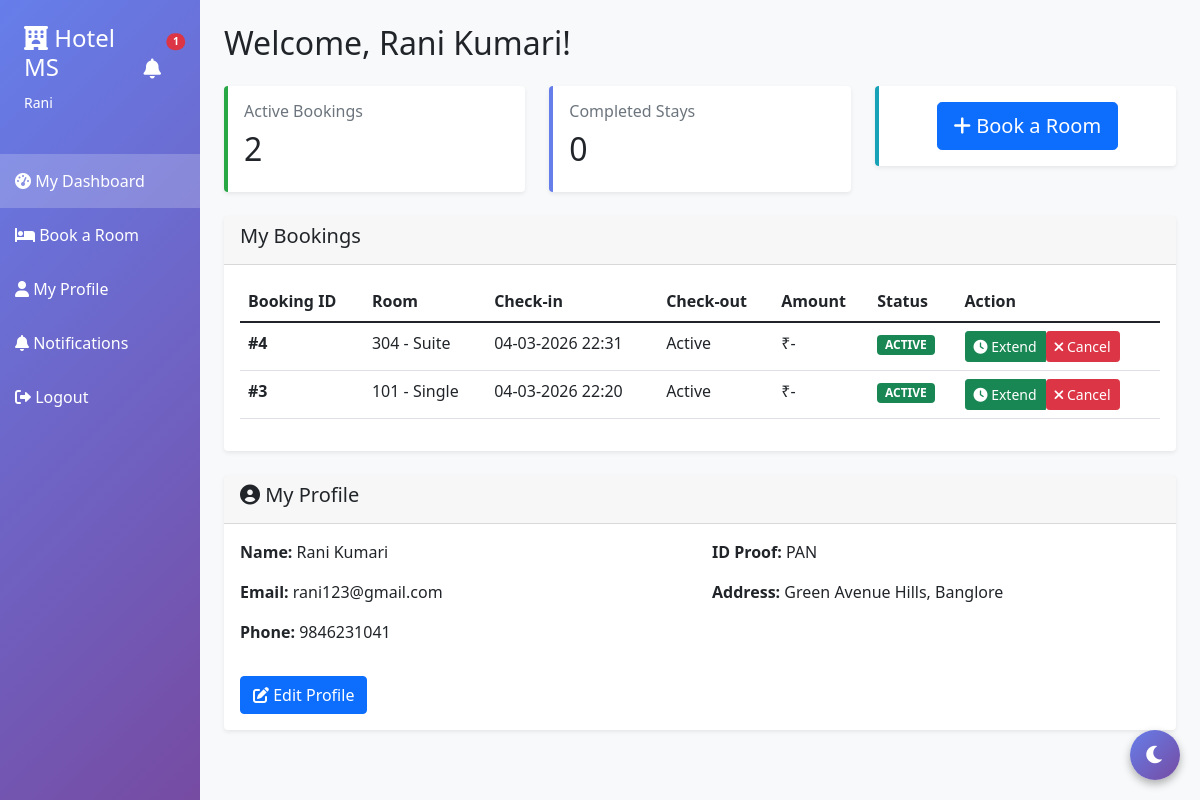
The page /guest/dashboard (signed in) on the database its author committed.
### server.py (models this page shows)
class User(UserMixin, db.Model):
    id = db.Column(db.Integer, primary_key=True)
    username = db.Column(db.String(80), unique=True, nullable=False)
    password = db.Column(db.String(200), nullable=False)
    role = db.Column(db.String(20), default='staff')
    guest_id = db.Column(db.Integer, db.ForeignKey('guest.id'), nullable=True)

class Guest(db.Model):
    id = db.Column(db.Integer, primary_key=True)
    name = db.Column(db.String(100), nullable=False)
    email = db.Column(db.String(100))
    phone = db.Column(db.String(20), nullable=False)
    id_proof = db.Column(db.String(50))
    address = db.Column(db.Text)
    loyalty_points = db.Column(db.Integer, default=0)
    loyalty_tier = db.Column(db.String(20), default='Bronze')  # Bronze, Silver, Gold, Platinum
    bookings = db.relationship('Booking', backref='guest', lazy=True)
    user = db.relationship('User', backref='guest_account', uselist=False)

class Booking(db.Model):
    id = db.Column(db.Integer, primary_key=True)
    guest_id = db.Column(db.Integer, db.ForeignKey('guest.id'), nullable=False)
    room_id = db.Column(db.Integer, db.ForeignKey('room.id'), nullable=False)
    check_in = db.Column(db.DateTime, nullable=False)
    check_out = db.Column(db.DateTime)
    expected_checkout = db.Column(db.DateTime)
    total_amount = db.Column(db.Float, default=0)
    advance_payment = db.Column(db.Float, default=0)
    status = db.Column(db.String(20), default='active')
    created_at = db.Column(db.DateTime, default=datetime.utcnow)

class Room(db.Model):
    id = db.Column(db.Integer, primary_key=True)
    room_number = db.Column(db.String(10), unique=True, nullable=False)
    room_type = db.Column(db.String(50), nullable=False)
    price = db.Column(db.Float, nullable=False)
    status = db.Column(db.String(20), default='available')
    description = db.Column(db.Text)
    image_url = db.Column(db.String(500), default='https://images.unsplash.com/photo-1611892440504-42a792e24d32?w=500')
    amenities = db.Column(db.String(500))  # Comma-separated: "WiFi,AC,TV"
    capacity = db.Column(db.Integer, default=2)
    bookings = db.relationship('Booking', backref='room', lazy=True)
    reviews = db.relationship('Review', backref='room', lazy=True)

### server.py (the view)
@app.route('/guest/dashboard')
@login_required
def guest_dashboard():
    if current_user.role != 'guest':
        return redirect(url_for('dashboard'))
    guest = Guest.query.get(current_user.guest_id)
    my_bookings = Booking.query.filter_by(guest_id=guest.id).order_by(Booking.created_at.desc()).all()
    active_bookings = Booking.query.filter_by(guest_id=guest.id, status='active').count()
    completed_bookings = Booking.query.filter_by(guest_id=guest.id, status='completed').count()
    return render_template('guest_dashboard.html',
                         guest=guest,
                         bookings=my_bookings,
                         active_bookings=active_bookings,
                         completed_bookings=completed_bookings)

### server.py (called while the page is built)
@login_manager.user_loader
def load_user(user_id):
    return User.query.get(int(user_id))

### templates/guest_dashboard.html (shortened to what this page needs)
{% extends "base.html" %}
{% block content %}
<h2 class="mb-4">Welcome, {{ guest.name }}!</h2>
<div class="row mb-4">
    <div class="col-md-4">
        <div class="card stat-card success">
            <div class="card-body">
                <h6 class="text-muted">Active Bookings</h6>
                <h2>{{ active_bookings }}</h2>
            </div>
        </div>
    </div>
    <div class="col-md-4">
        <div class="card stat-card primary">
            <div class="card-body">
                <h6 class="text-muted">Completed Stays</h6>
                <h2>{{ completed_bookings }}</h2>
            </div>
        </div>
    </div>
    <div class="col-md-4">
        <div class="card stat-card info">
            <div class="card-body text-center">
                <a href="{{ url_for('guest_book_room') }}" class="btn btn-primary btn-lg">
                    <i class="fas fa-plus"></i> Book a Room
                </a>
            </div>
        </div>
    </div>
</div>
<div class="card mb-4">
    <div class="card-header">
        <h5>My Bookings</h5>
    </div>
    <div class="card-body">
        {% if bookings %}
        <table class="table table-hover">
            <thead>
                <tr>
                    <th>Booking ID</th>
                    <th>Room</th>
                    <th>Check-in</th>
                    <th>Check-out</th>
                    <th>Amount</th>
                    <th>Status</th>
                    <th>Action</th>
                </tr>
            </thead>
            <tbody>
                {% for booking in bookings %}
                <tr>
                    <td><strong>#{{ booking.id }}</strong></td>
                    <td>{{ booking.room.room_number }} - {{ booking.room.room_type }}</td>
                    <td>{{ booking.check_in.strftime('%d-%m-%Y %H:%M') }}</td>
                    <td>{{ booking.check_out.strftime('%d-%m-%Y %H:%M') if booking.check_out else 'Active' }}</td>
                    <td>₹{{ booking.total_amount if booking.total_amount else '-' }}</td>
                    <td>
                        <span class="badge bg-{{ 'success' if booking.status == 'active' else 'secondary' if booking.status == 'completed' else 'danger' }}">
                            {{ booking.status.upper() }}
                        </span>
                    </td>
                    <td>
                        {% if booking.status == 'completed' %}
                        <a href="{{ url_for('guest_invoice', booking_id=booking.id) }}"
                           class="btn btn-sm btn-info" target="_blank">
                            <i class="fas fa-file-pdf"></i> Download Invoice
                        </a>
                        {% elif booking.status == 'active' %}
                        <div class="btn-group" role="group">
                            <button class="btn btn-sm btn-success" data-bs-toggle="modal"
                                    data-bs-target="#extendModal{{ booking.id }}">
                                <i class="fas fa-clock"></i> Extend
                            </button>
                            <form method="POST" action="{{ url_for('cancel_booking', booking_id=booking.id) }}"
                                  style="display:inline;" onsubmit="return confirm('Cancel this booking?')">
                                <button type="submit" class="btn btn-sm btn-danger">
                                    <i class="fas fa-times"></i> Cancel
                                </button>
                            </form>
                        </div>
                        {% else %}
                        <span class="text-muted">{{ booking.status.title() }}</span>
                        {% endif %}
                    </td>
                </tr>
                {% endfor %}
            </tbody>
        </table>
        {% else %}
        <div class="text-center py-5">
            <i class="fas fa-bed fa-3x text-muted mb-3 d-block"></i>
            <p class="text-muted">You have no bookings yet.</p>
            <a href="{{ url_for('guest_book_room') }}" class="btn btn-primary">Book Your First Room</a>
        </div>
        {% endif %}
    </div>
</div>
<div class="card">
    <div class="card-header">
        <h5><i class="fas fa-user-circle"></i> My Profile</h5>
    </div>
    <div class="card-body">
        <div class="row">
            <div class="col-md-6">
                <p><strong>Name:</strong> {{ guest.name }}</p>
                <p><strong>Email:</strong> {{ guest.email or 'Not provided' }}</p>
                <p><strong>Phone:</strong> {{ guest.phone }}</p>
            </div>
            <div class="col-md-6">
                <p><strong>ID Proof:</strong> {{ guest.id_proof or 'Not provided' }}</p>
                <p><strong>Address:</strong> {{ guest.address or 'Not provided' }}</p>
            </div>
        </div>
        <div class="mt-3">
            <a href="{{ url_for('profile') }}" class="btn btn-primary">
                <i class="fas fa-edit"></i> Edit Profile
            </a>
        </div>
    </div>
</div>
{% endblock %}

### templates/base.html (shortened to what this page needs)
<!DOCTYPE html>
<html lang="en">
<head>
    <link href="https://cdn.jsdelivr.net/npm/bootstrap@5.1.3/dist/css/bootstrap.min.css" rel="stylesheet">
    <link rel="stylesheet" href="https://cdnjs.cloudflare.com/ajax/libs/font-awesome/6.0.0/css/all.min.css">
</head>
<body>
    {% if current_user.is_authenticated %}
    <div class="container-fluid">
        <div class="row">
            <div class="col-md-2 sidebar p-0">
                <div class="p-4 text-white">
                    <div class="d-flex justify-content-between align-items-center mb-3">
                        <div>
                            <h4><i class="fas fa-hotel"></i> Hotel MS</h4>
                            <small>{{ current_user.username }}</small>
                        </div>
                        <div>
                            <a href="{{ url_for('notifications') }}" class="text-white position-relative"
                                title="Notifications">
                                <i class="fas fa-bell fa-lg"></i>
                                <span
                                    class="position-absolute top-0 start-100 translate-middle badge rounded-pill bg-danger"
                                    id="notificationBadge" style="font-size: 0.65rem; display: none;">
                                </span>
                            </a>
                        </div>
                    </div>
                </div>
                <nav>
                    {% if current_user.role == 'guest' %}
                    <a href="{{ url_for('guest_dashboard') }}"
                        class="{% if request.endpoint == 'guest_dashboard' %}active{% endif %}">
                        <i class="fas fa-tachometer-alt"></i> My Dashboard
                    </a>
                    <a href="{{ url_for('guest_book_room') }}"
                        class="{% if request.endpoint == 'guest_book_room' %}active{% endif %}">
                        <i class="fas fa-bed"></i> Book a Room
                    </a>
                    <a href="{{ url_for('profile') }}" class="{% if request.endpoint == 'profile' %}active{% endif %}">
                        <i class="fas fa-user"></i> My Profile
                    </a>
                    <a href="{{ url_for('notifications') }}"
                        class="{% if request.endpoint == 'notifications' %}active{% endif %}">
                        <i class="fas fa-bell"></i> Notifications
                    </a>
                    <a href="{{ url_for('logout') }}">
                        <i class="fas fa-sign-out-alt"></i> Logout
                    </a>
                    {% endif %}
                </nav>
            </div>
            <div class="col-md-10 p-4">
                {% block content %}{% endblock %}
            </div>
        </div>
    </div>
    {% else %}
    {% block login_content %}{% endblock %}
    {% endif %}
    <button class="dark-mode-toggle" onclick="toggleDarkMode()" title="Toggle Dark Mode">
        <i class="fas fa-moon" id="darkModeIcon"></i>
    </button>
</body>
</html>

### templates/base.html (style rules this page uses)
body { background-color: #f8f9fa; transition: all 0.3s; }
.sidebar { min-height: 100vh; background: linear-gradient(135deg, #667eea 0%, #764ba2 100%); }
.sidebar a { color: white; text-decoration: none; padding: 15px; display: block; transition: 0.3s; }
.sidebar a.active { background-color: rgba(255, 255, 255, 0.2); }
.card { box-shadow: 0 0.125rem 0.25rem rgba(0, 0, 0, 0.075); border: none; transition: all 0.3s; }
.stat-card { border-left: 4px solid; }
.stat-card.primary { border-color: #667eea; }
.stat-card.success { border-color: #28a745; }
.stat-card.info { border-color: #17a2b8; }
.dark-mode-toggle { position: fixed; bottom: 20px; right: 20px; width: 50px; height: 50px; border-radius: 50%; background: linear-gradient(135deg, #667eea 0%, #764ba2 100%); border: none; color: white; font-size: 20px; cursor: pointer; box-shadow: 0 4px 8px rgba(0, 0, 0, 0.3); z-index: 1000; transition: all 0.3s; }

### rows shown on the page
User: username "Rani"
Guest: name "Rani Kumari", email "rani123@gmail.com", phone "9846231041", id_proof "PAN", address "Green Avenue Hills, Banglore"
Booking: id "4", room.room_number "304", room.room_type "Suite", check_in "04-03-2026 22:31", check_out "Active", total_amount "-", status "ACTIVE"
Booking: id "3", room.room_number "101", room.room_type "Single", check_in "04-03-2026 22:20", check_out "Active", total_amount "-", status "ACTIVE"

### other values the page prints
{{ active_bookings }} "2"
{{ completed_bookings }} "0"
